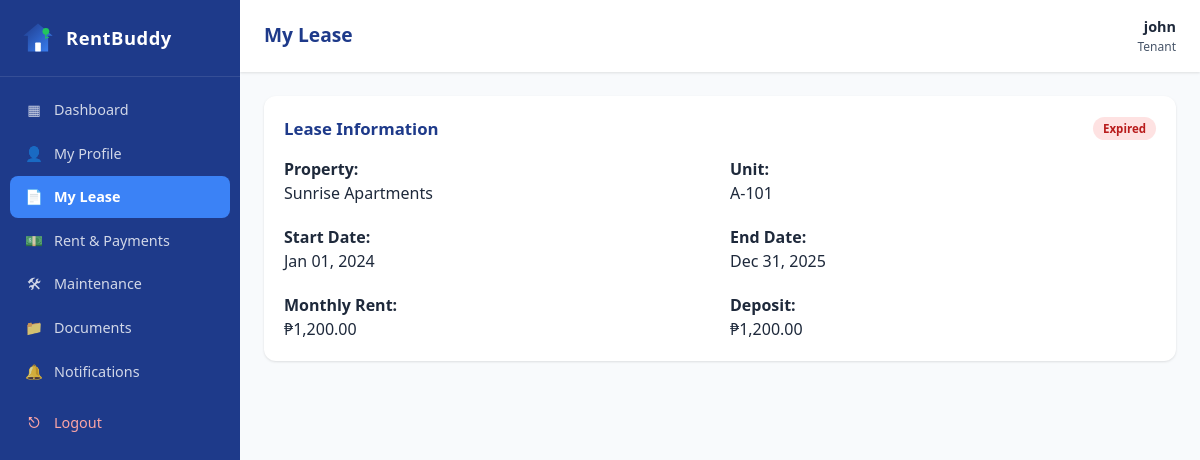
Page /tenant/lease.php (signed in) on the committed database.
### tables this page shows
CREATE TABLE `leases` (
  `id` int(11) NOT NULL,
  `tenant_id` int(11) NOT NULL,
  `unit_id` int(11) NOT NULL,
  `start_date` date NOT NULL,
  `end_date` date NOT NULL,
  `monthly_rent` decimal(10,2) NOT NULL,
  `deposit` decimal(10,2) DEFAULT 0.00,
  `status` enum('active','expiring','expired','terminated') DEFAULT 'active',
  `created_at` timestamp NOT NULL DEFAULT current_timestamp()
);

CREATE TABLE `properties` (
  `id` int(11) NOT NULL,
  `name` varchar(100) NOT NULL,
  `address` varchar(255) NOT NULL,
  `city` varchar(100) DEFAULT NULL,
  `description` text DEFAULT NULL,
  `created_at` timestamp NOT NULL DEFAULT current_timestamp()
);

CREATE TABLE `units` (
  `id` int(11) NOT NULL,
  `property_id` int(11) NOT NULL,
  `unit_number` varchar(20) NOT NULL,
  `bedrooms` int(11) DEFAULT 1,
  `bathrooms` int(11) DEFAULT 1,
  `monthly_rent` decimal(10,2) NOT NULL,
  `status` enum('available','occupied','maintenance') DEFAULT 'available',
  `created_at` timestamp NOT NULL DEFAULT current_timestamp()
);

### tenant/lease.php (the view, shortened to what this page needs)
<?php
require_once __DIR__ . '/../includes/auth.php';
$uid = current_user()['tenant_id'];
$stmt = $pdo->prepare("SELECT l.*, u.unit_number, p.name AS property_name
                       FROM leases l
                       JOIN units u ON u.id = l.unit_id
                       JOIN properties p ON p.id = u.property_id
                       WHERE l.tenant_id = ? ORDER BY l.end_date DESC LIMIT 1");
$stmt->execute([$uid]);
$lease = $stmt->fetch();
include __DIR__ . '/../includes/header.php';
?>
<?php if (!$lease): ?>
    <div class="alert alert-info">No lease on record. Please contact your property manager.</div>
<?php else: ?>
<div class="card">
    <div class="card-header"><h3>Lease Information</h3><?= status_badge(lease_status($lease['end_date'])) ?></div>
    <div class="grid-2">
        <div><strong>Property:</strong><br><?= e($lease['property_name']) ?></div>
        <div><strong>Unit:</strong><br><?= e($lease['unit_number']) ?></div>
        <div><strong>Start Date:</strong><br><?= date('M d, Y', strtotime($lease['start_date'])) ?></div>
        <div><strong>End Date:</strong><br><?= date('M d, Y', strtotime($lease['end_date'])) ?></div>
        <div><strong>Monthly Rent:</strong><br><?= money($lease['monthly_rent']) ?></div>
        <div><strong>Deposit:</strong><br><?= money($lease['deposit']) ?></div>
    </div>
</div>
<?php endif; ?>
<?php include __DIR__ . '/../includes/footer.php'; ?>

### assets/css/style.css (style rules this page uses)
:root { --navy: #1e3a8a; --navy-dark: #172554; --blue: #3b82f6; --blue-light: #dbeafe; --green: #22c55e; --green-light: #dcfce7; --red: #ef4444; --red-light: #fee2e2; --yellow: #f59e0b; --yellow-light: #fef3c7; --gray-50: #f8fafc; --gray-100: #f1f5f9; --gray-200: #e2e8f0; --gray-300: #cbd5e1; --gray-600: #475569; --gray-800: #1e293b; --white: #ffffff; --radius: 12px; --radius-sm: 8px; --shadow: 0 1px 3px rgba(0,0,0,.08), 0 1px 2px rgba(0,0,0,.04); --shadow-lg: 0 10px 25px rgba(30,58,138,.12); --font: 'Segoe UI', system-ui, -apple-system, Roboto, sans-serif; }
* { box-sizing: border-box; margin: 0; padding: 0; }
html, body { height: 100%; }
body { font-family: var(--font); background: var(--gray-50); color: var(--gray-800); line-height: 1.5; -webkit-font-smoothing: antialiased; }
.card { background: var(--white); border-radius: var(--radius); box-shadow: var(--shadow); padding: 20px; margin-bottom: 20px; }
.card-header { display: flex; align-items: center; justify-content: space-between; margin-bottom: 16px; flex-wrap: wrap; gap: 10px; }
.card-header h3 { font-size: 1.05rem; color: var(--navy); }
.grid-2 { display: grid; grid-template-columns: repeat(auto-fit, minmax(300px,1fr)); gap: 20px; }

### rows in the picture
leases: properties.name "Sunrise Apartments", unit.unit_number "A-101", start_date "Jan 01, 2024", end_date "Dec 31, 2025", monthly_rent "₱1,200.00", deposit "₱1,200.00"

### other values in the picture
$page_title "My Lease"
$user['username'] "john"
$user['role'] "Tenant"
str_replace('_', ' ', $status) "Expired"
